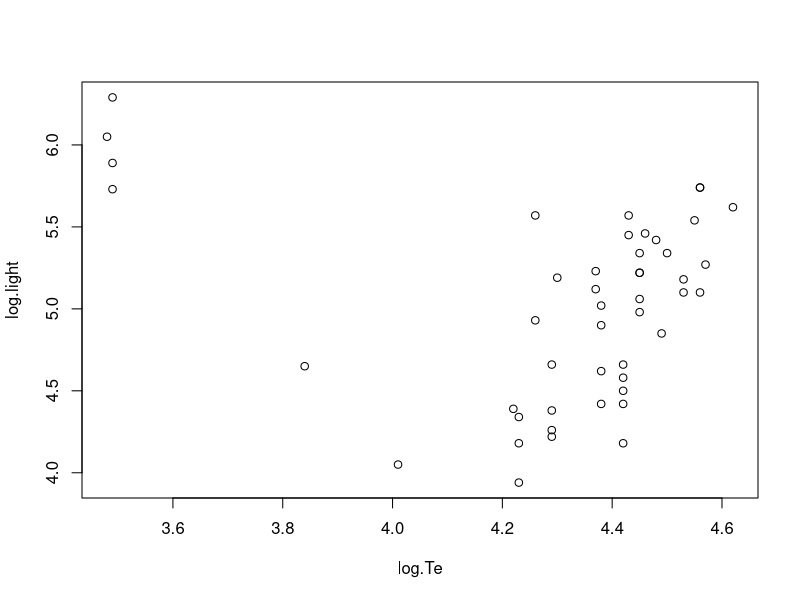
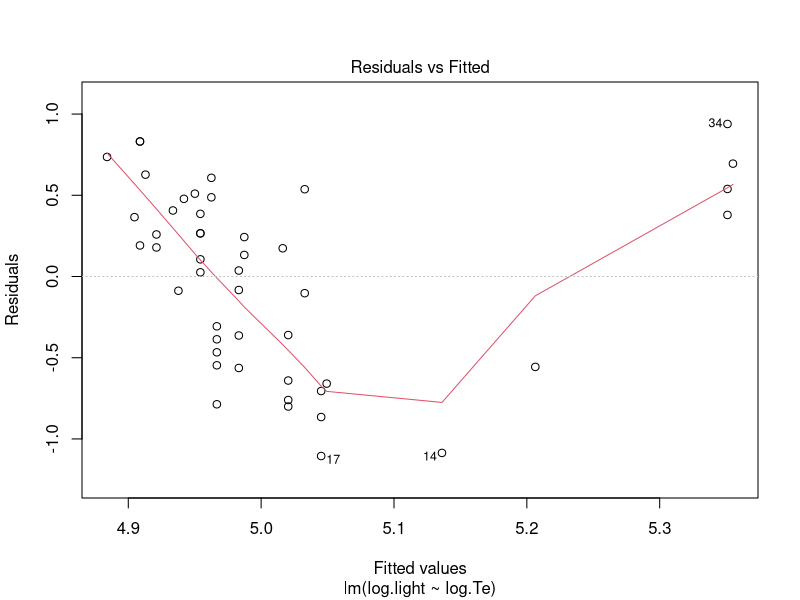
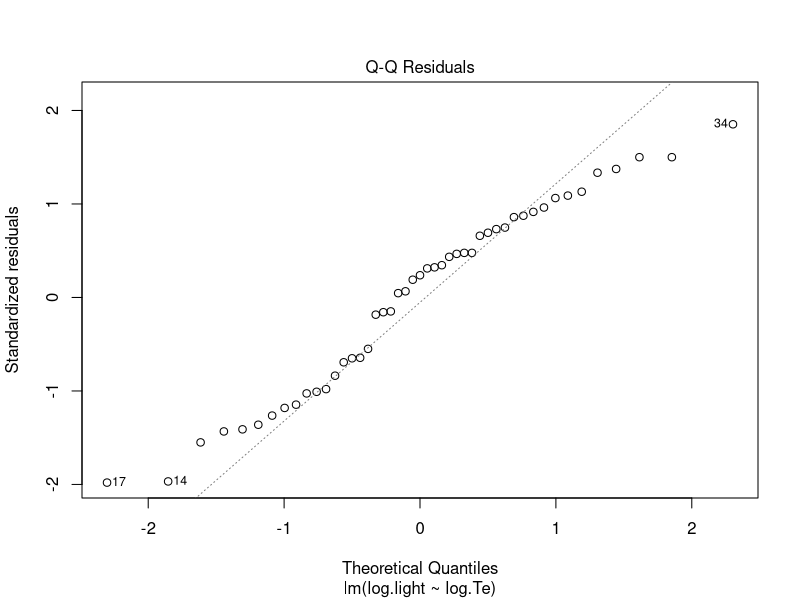
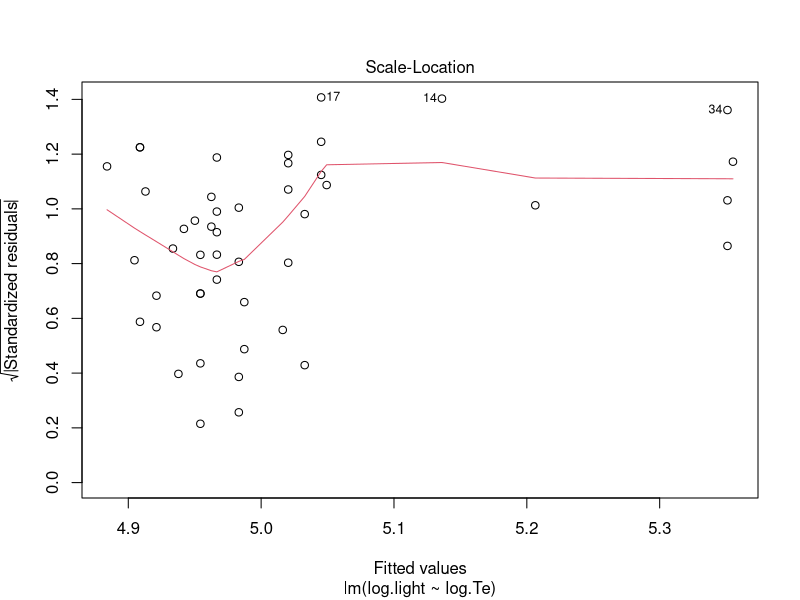
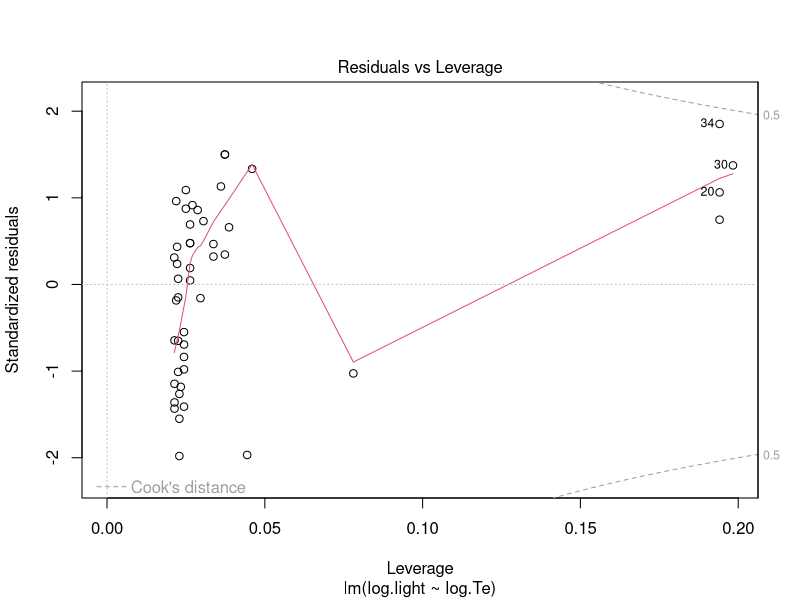
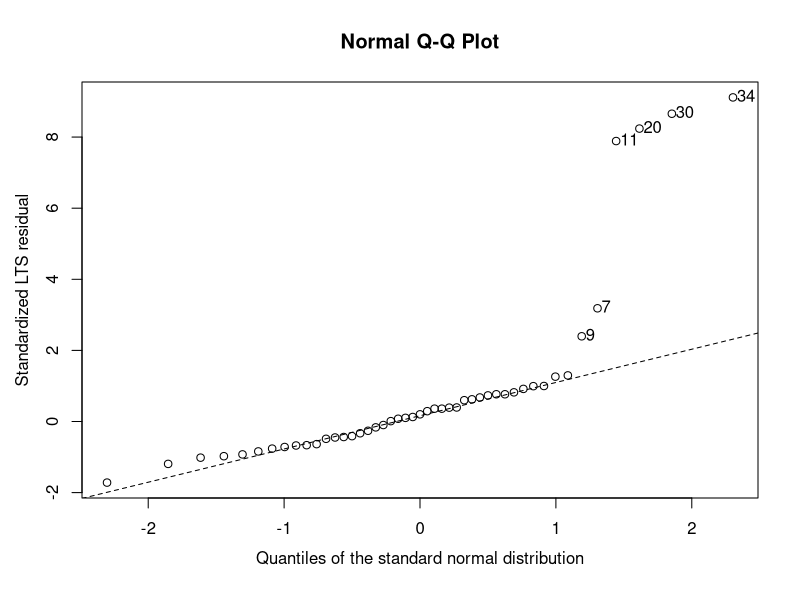
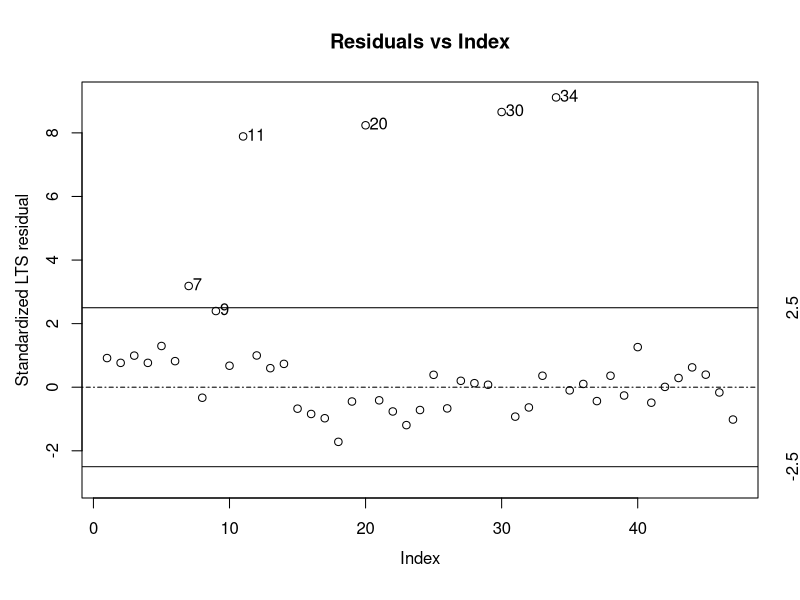
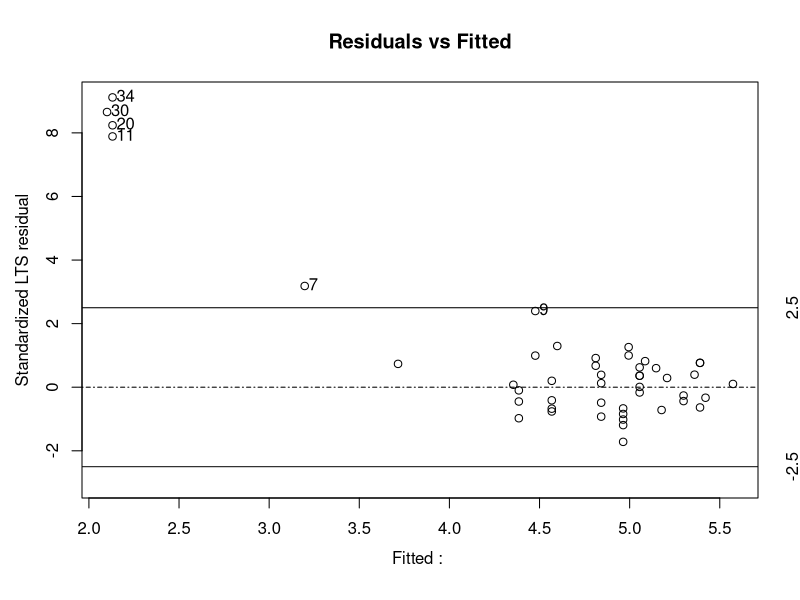

Reproduce these figures in R, in order.
library(robustbase)


### Name: starsCYG
### Title: Hertzsprung-Russell Diagram Data of Star Cluster CYG OB1
### Aliases: starsCYG
### Keywords: datasets

### ** Examples

data(starsCYG)
plot(starsCYG)
cst <- covMcd(starsCYG)
lm.stars <- lm(log.light ~ log.Te, data = starsCYG)
summary(lm.stars)
plot(lm.stars)
lts.stars <- ltsReg(log.light ~ log.Te, data = starsCYG)
plot(lts.stars)
